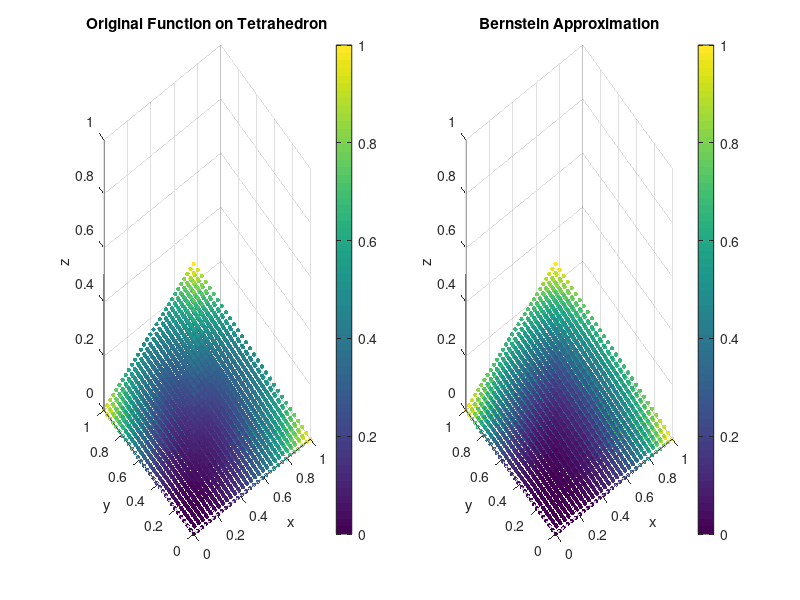

Write the MATLAB code that produced this figure.
% Function to approximate
f = @(x, y, z) x.^2 + y.^2 + z.^2;

% Degree of Bernstein polynomials
n = 3;

% Generate grid points for the tetrahedron
[x, y, z] = ndgrid(linspace(0, 1, 30), linspace(0, 1, 30), linspace(0, 1, 30));
mask = (x + y + z <= 1); % Restrict to the tetrahedron
x_tetra = x(mask);
y_tetra = y(mask);
z_tetra = z(mask);

% Initialize the approximation
approx = zeros(size(x_tetra));

% Compute the Bernstein approximation
for i = 0:n
    for j = 0:(n-i)
        k = n - i - j; % Compute k to satisfy i + j + k = n
        % Bernstein basis function
        B = nchoosek(n, i) * nchoosek(n-i, j) * ...
            x_tetra.^i .* y_tetra.^j .* z_tetra.^k .* (1 - x_tetra - y_tetra - z_tetra).^(n - i - j - k);
        % Approximation coefficients
        f_ijk = f(i/n, j/n, k/n);
        % Add contribution to the approximation
        approx = approx + f_ijk * B;
    end
end

% Plot the results
figure;

% Original function sampled on the tetrahedron
orig_vals = f(x_tetra, y_tetra, z_tetra);

subplot(1, 2, 1);
scatter3(x_tetra, y_tetra, z_tetra, 10, orig_vals, 'filled');
title('Original Function on Tetrahedron');
xlabel('x'); ylabel('y'); zlabel('z'); colorbar;
view(3);

% Approximated function on the tetrahedron
subplot(1, 2, 2);
scatter3(x_tetra, y_tetra, z_tetra, 10, approx, 'filled');
title('Bernstein Approximation');
xlabel('x'); ylabel('y'); zlabel('z'); colorbar;
view(3);
